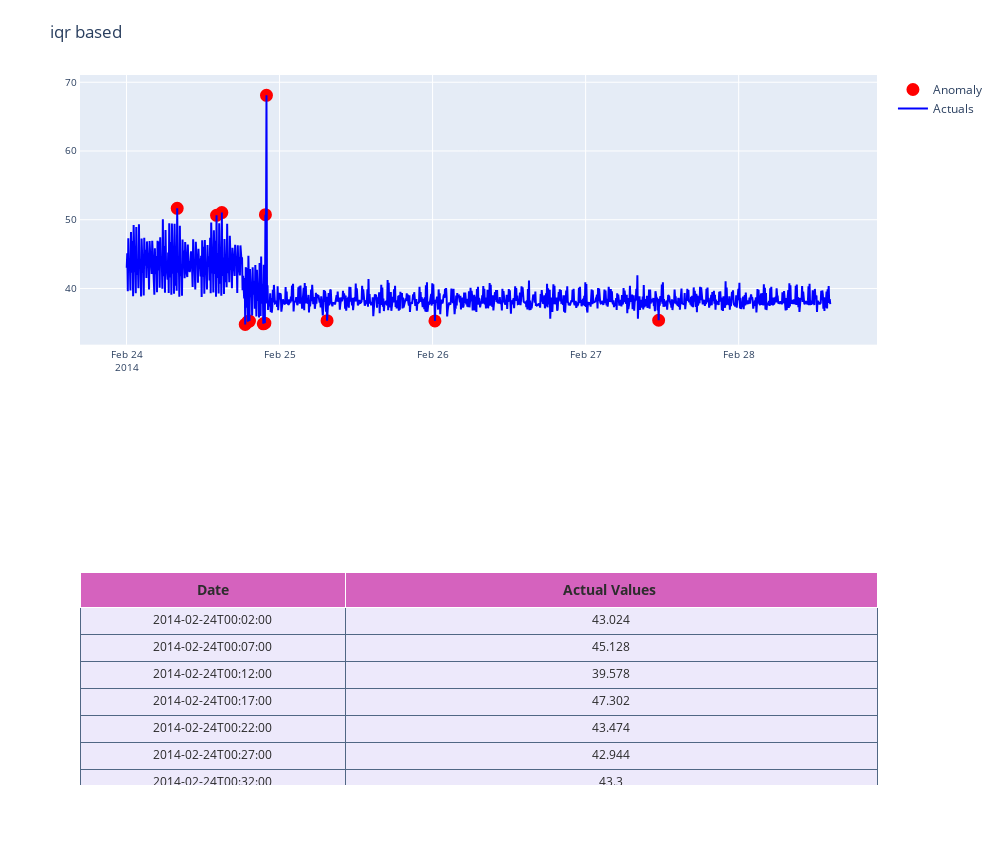

Here is the notebook cell this chart was saved with:
### Code cell
df['anomaly']=0
df['anomaly']=(df['scores'] < lower_bound) |(df['scores'] > upper_bound)
df['anomaly']=df['anomaly'].astype(int)
plot_anomaly(df,'iqr based')

### Figure 1 — Plotly figure (JSON) as saved in the notebook; plotly's stock layout.template omitted (floating-point values rounded to 4 significant figures; data arrays with more than 128 entries replaced by an {"elided": "..."} marker saying what was removed)
{"data": [{"cells": {"align": ["center", "center", "center", "center", "center"], "fill": {"color": {"elided": "1x1325 str values"}}, "font": {"color": ["rgb(40, 40, 40)", "rgb(40, 40, 40)", "rgb(40, 40, 40)", "rgb(40, 40, 40)", "rgb(40, 40, 40)"], "size": 12}, "height": 27, "line": {"color": "#506784"}, "suffix": [null, "", "", "%", ""], "values": {"elided": "2x1325 mixed values"}}, "columnwidth": [1, 2], "domain": {"x": [0, 1], "y": [0, 0.3]}, "header": {"fill": {"color": "#d562be"}, "font": {"color": ["rgb(45, 45, 45)", "rgb(45, 45, 45)", "rgb(45, 45, 45)", "rgb(45, 45, 45)", "rgb(45, 45, 45)"], "size": 14}, "height": 20, "values": [["<b>Date</b>"], ["<b>Actual Values </b>"]]}, "type": "table"}, {"marker": {"color": "red", "line": {"color": "red", "width": 2}, "size": 11}, "mode": "markers", "name": "Anomaly", "showlegend": true, "type": "scatter", "x": {"elided": "1325 str values"}, "xaxis": "x", "y": {"elided": "1325 float values"}, "yaxis": "y"}, {"marker": {"color": "blue", "line": {"width": 1}, "size": 12}, "mode": "lines", "name": "Actuals", "type": "scatter", "x": {"elided": "1325 str values"}, "xaxis": "x", "y": {"elided": "1325 float values"}, "yaxis": "y"}], "layout": {"autosize": false, "height": 865, "margin": {"t": 75}, "showlegend": true, "title": {"text": "iqr based"}, "width": 1000, "xaxis": {"anchor": "y", "domain": [0, 1], "gridcolor": "#ffffff", "mirror": true, "showgrid": true, "showline": true, "showticklabels": true, "tickfont": {"size": 10}, "ticklen": 4, "zeroline": false}, "yaxis": {"anchor": "x", "domain": [0.62, 1], "gridcolor": "#ffffff", "hoverformat": ".2f", "mirror": true, "showgrid": true, "showline": true, "tickfont": {"size": 10}, "ticklen": 4, "zeroline": false}}}
